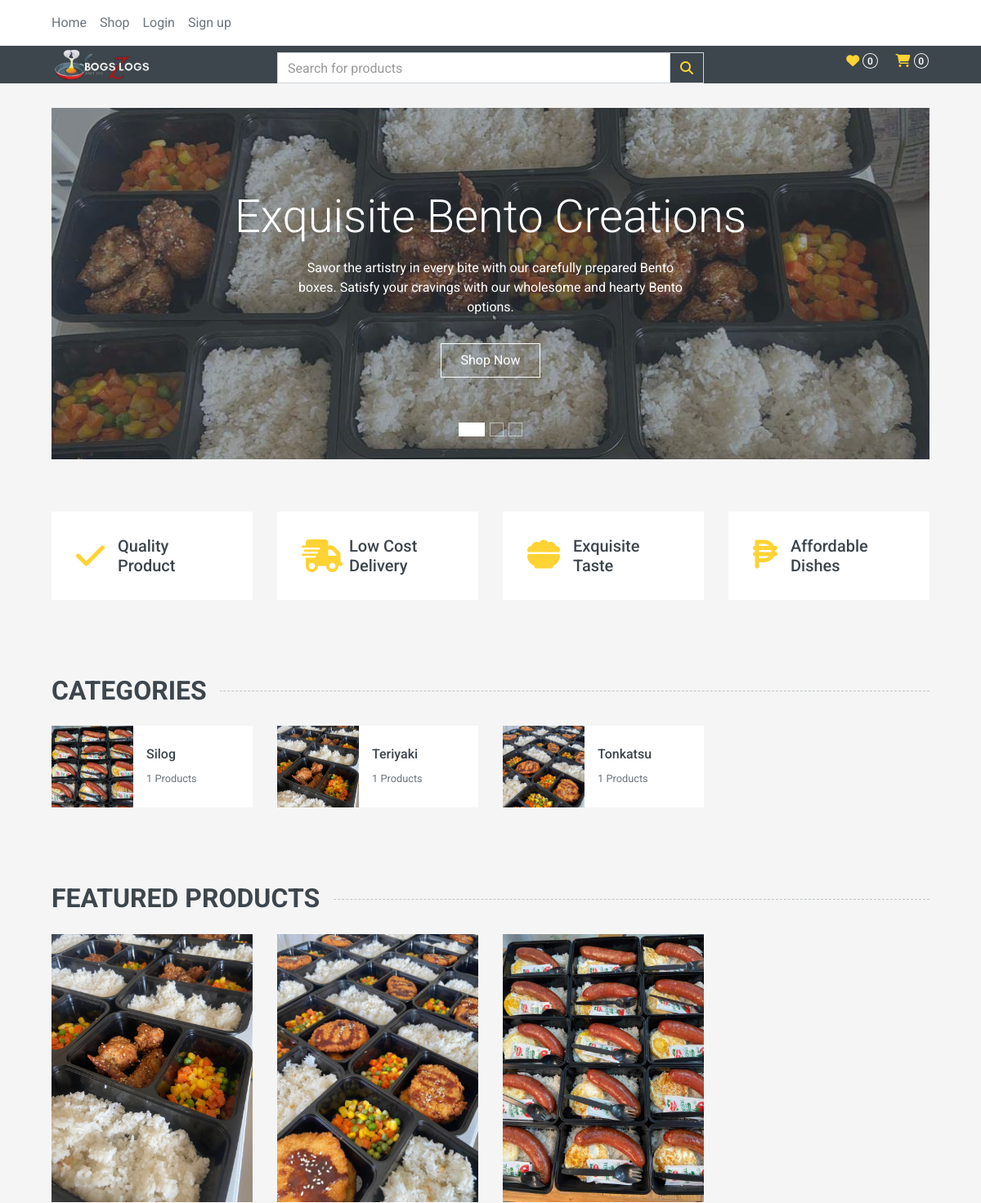
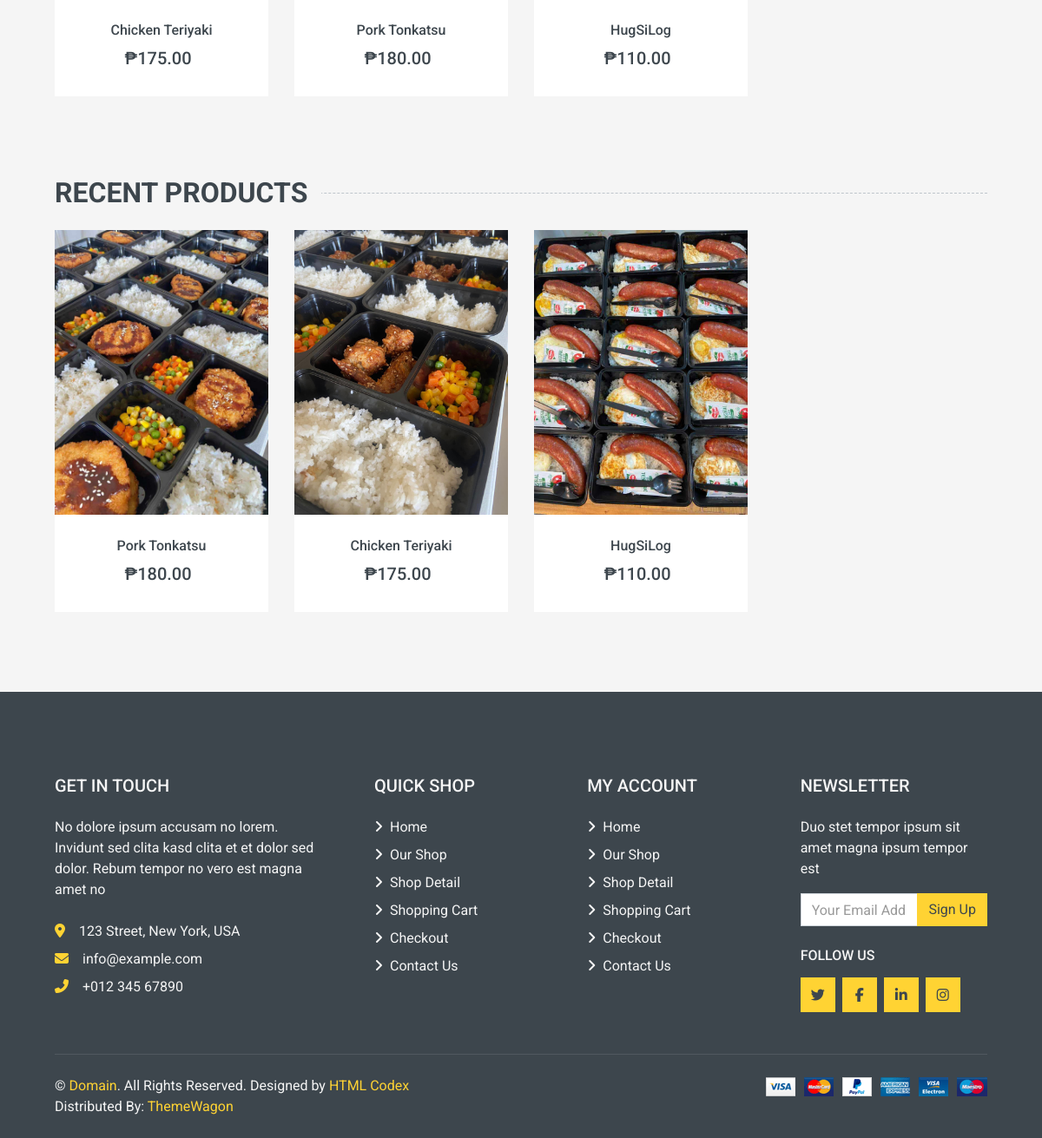
Screenshot of /views/user/index with the database file from the repository (2 pictures, top to bottom).
### tables this page shows
CREATE TABLE `tbl_product` (
  `product_id` int(11) NOT NULL,
  `category_id` int(11) NOT NULL,
  `product_name` varchar(50) NOT NULL,
  `product_description` varchar(50) DEFAULT NULL,
  `price` decimal(10,2) NOT NULL,
  `image_path` varchar(255) DEFAULT NULL,
  `created_at` datetime NOT NULL DEFAULT current_timestamp(),
  `modified_at` datetime NOT NULL DEFAULT current_timestamp(),
  `deleted_at` datetime DEFAULT NULL
);

### db/connection.php (called while the page is built, shortened)
<?php
abstract class Database implements IFunctions
{
    private $servername = "localhost";
    private $username = "root";
    private $password = "";
    private $database = "db_boos";
    protected $connection;
    public function __construct()
    {
        if (!isset($this->connection))
        {
            $this->connection = new mysqli($this->servername, $this->username, $this->password, $this->database);
        }
        return $this->connection;
    }
    private function fetchRows($result) {
        $dataArray = array();
        while ($row = $result->fetch_assoc()) {
            $rowData = array();
            foreach ($row as $columnName => $columnValue) {
                $rowData[$columnName] = $columnValue;
            }
            $dataArray[] = $rowData;
        }
        return $dataArray;
    }
    public function read($query){
        $result = $this->connection->query($query);
        return $this->fetchRows($result);
    }
}
?>

### controller/customercontroller.php (called while the page is built, shortened)
<?php
require_once '../../model/productmodel.php';
abstract class BaseCustomer implements ICustomer, ILogin{
    public function Products($Function, $params = array())
    {
        try{
            return  $this->initializeProductModel(new ProductModel())->$Function($params);
        }catch(Exception $e){
            throw $e;
        }
    }
    private function initializeProductModel(ProductModel $product){return $product;}
}
?>

### model/productmodel.php (called while the page is built, shortened)
<?php
include_once('../../db/connection.php');
class ProductModel extends Database {
    public function loadCategories(){
        $query = "SELECT Category, COUNT(Category) as Products, image_path FROM `view_availableproducts` GROUP BY Category";
        $rows = $this->read($query);
        return $rows;
    }
    public function loadFeaturedProducts(){
        $query = "SELECT * FROM view_featured_products ORDER BY RAND()";
        $rows = $this->read($query);
        return $rows;
    }
    public function recentProducts(){
        $query = "SELECT * FROM view_availableproducts ORDER BY created_at DESC LIMIT 5";
        $rows = $this->read($query);
        return $rows;
    }
}
?>

### views/user/index.php (the view, shortened to what this page needs)
<?php include_once '../partials/shop-header.php';
try{
    $Controller = new CustomerController();
    $categories = $Controller->Products('LoadCategories');
    $featuredProducts = $Controller->Products('LoadFeaturedProducts');
    $recentProducts = $Controller->Products('recentProducts');
}catch(Exception $e){
    $_SESSION['error'] = $e->getMessage();
}
?>
    <div class="container-fluid mb-3">
        <div class="row px-xl-5">
            <div class="col">
                <div id="header-carousel" class="carousel slide carousel-fade mb-30 mb-lg-0" data-ride="carousel">
                    <ol class="carousel-indicators">
                        <li data-target="#header-carousel" data-slide-to="0" class="active"></li>
                        <li data-target="#header-carousel" data-slide-to="1"></li>
                        <li data-target="#header-carousel" data-slide-to="2"></li>
                    </ol>
                    <div class="carousel-inner">
                        <div class="carousel-item position-relative active" style="height: 430px;">
                            <img class="position-absolute w-100 h-100" src="../../public/assets/Bento.jpg" style="object-fit: cover;">
                            <div class="carousel-caption d-flex flex-column align-items-center justify-content-center">
                                <div class="p-3" style="max-width: 700px;">
                                    <h1 class="display-4 text-white mb-3 animate__animated animate__fadeInDown">Exquisite Bento Creations</h1>
                                    <p class="mx-md-5 px-5 animate__animated animate__bounceIn">Savor the artistry in every bite with our carefully prepared Bento boxes. Satisfy your cravings with our wholesome and hearty Bento options.</p>
                                    <a class="btn btn-outline-light py-2 px-4 mt-3 animate__animated animate__fadeInUp" href="shop">Shop Now</a>
                                </div>
                            </div>
                        </div>
                    </div>
                </div>
            </div>
        </div>
    </div>
    <div class="container-fluid pt-5">
        <div class="row px-xl-5 pb-3">
            <div class="col-lg-3 col-md-6 col-sm-12 pb-1">
                <div class="d-flex align-items-center bg-light mb-4" style="padding: 30px;">
                    <h1 class="fa fa-check text-primary m-0 mr-3"></h1>
                    <h5 class="font-weight-semi-bold m-0">Quality Product</h5>
                </div>
            </div>
            <div class="col-lg-3 col-md-6 col-sm-12 pb-1">
                <div class="d-flex align-items-center bg-light mb-4" style="padding: 30px;">
                    <h1 class="fa fa-shipping-fast text-primary m-0 mr-2"></h1>
                    <h5 class="font-weight-semi-bold m-0">Low Cost Delivery</h5>
                </div>
            </div>
            <div class="col-lg-3 col-md-6 col-sm-12 pb-1">
                <div class="d-flex align-items-center bg-light mb-4" style="padding: 30px;">
                    <h1 class="text-primary m-0 mr-3"><i class="fa-solid fa-bowl-food"></i></h1>
                    <h5 class="font-weight-semi-bold m-0">Exquisite Taste</h5>
                </div>
            </div>
            <div class="col-lg-3 col-md-6 col-sm-12 pb-1">
                <div class="d-flex align-items-center bg-light mb-4" style="padding: 30px;">
                <h1 class="text-primary m-0 mr-3"><i class="fa-solid fa-peso-sign"></i></h1>
                    <h5 class="font-weight-semi-bold m-0">Affordable Dishes</h5>
                </div>
            </div>
        </div>
    </div>
    <div class="container-fluid pt-5">
        <h2 class="section-title position-relative text-uppercase mx-xl-5 mb-4"><span class="bg-secondary pr-3">Categories</span></h2>
        <div class="row px-xl-5 pb-3">
            <?php foreach($categories as $category): ?>
                <div class="col-lg-3 col-md-4 col-sm-6 pb-1">
                    <a class="text-decoration-none" href="shop?category=<?php echo $category['Category']; ?>">
                        <div class="cat-item d-flex align-items-center mb-4">
                            <div class="overflow-hidden" style="width: 100px; height: 100px;">
                                <img class="img-fluid" src="<?php echo $category['image_path']; ?>" alt="">
                            </div>
                            <div class="flex-fill pl-3">
                                <h6><?php echo $category['Category']; ?></h6>
                                <small class="text-body"><?php echo $category['Products']; ?> Products</small>
                            </div>
                        </div>
                    </a>
                </div>
                <?php endforeach; ?>
        </div>
    </div>
    <div class="container-fluid pt-5 pb-3">
        <h2 class="section-title position-relative text-uppercase mx-xl-5 mb-4"><span class="bg-secondary pr-3">Featured Products</span></h2>
        <div class="row px-xl-5">
            <?php foreach($featuredProducts as $featuredProduct): ?>
            <div class="col-lg-3 col-md-4 col-sm-6 pb-1">
                <div class="product-item bg-light mb-4">
                    <div class="product-img position-relative overflow-hidden">
                        <img class="img-fluid w-100" src="<?php echo $featuredProduct['image_path']; ?> " alt="">
                    </div>
                    <div class="text-center py-4">
                        <a class="h6 text-decoration-none text-truncate" href="product?name=<?php echo $featuredProduct['ProductName']; ?>"><?php echo $featuredProduct['ProductName']; ?> </a>
                        <div class="d-flex align-items-center justify-content-center mt-2">
                            <h5><?php echo '₱'.$featuredProduct['Price']; ?> </h5><h6 class="text-muted ml-2"></h6>
                        </div>
                    </div>
                </div>
            </div>
            <?php endforeach; ?>
        </div>
    </div>
    <div class="container-fluid pt-5 pb-3">
        <h2 class="section-title position-relative text-uppercase mx-xl-5 mb-4"><span class="bg-secondary pr-3">Recent Products</span></h2>
        <div class="row px-xl-5">
            <?php foreach($recentProducts as $recentProduct): ?>
            <div class="col-lg-3 col-md-4 col-sm-6 pb-1">
                <div class="product-item bg-light mb-4">
                    <div class="product-img position-relative overflow-hidden">
                        <img class="img-fluid w-100" src="<?php echo $recentProduct['image_path']; ?> " alt="">
                    </div>
                    <div class="text-center py-4">
                        <a class="h6 text-decoration-none text-truncate" href="product?name=<?php echo $featuredProduct['ProductName']; ?>"><?php echo $recentProduct['Product Name']; ?> </a>
                        <div class="d-flex align-items-center justify-content-center mt-2">
                            <h5><?php echo '₱'.$recentProduct['Price']; ?> </h5><h6 class="text-muted ml-2"></h6>
                        </div>
                    </div>
                </div>
            </div>
            <?php endforeach; ?>
        </div>
    </div>
<?php include_once '../partials/shop-footer.php'?>

### rows the page displays
tbl_product: image_path (picture), ProductName "Chicken Teriyaki", Price "175.00"
tbl_product: image_path (picture), ProductName "Pork Tonkatsu", Price "180.00"
tbl_product: image_path (picture), ProductName "HugSiLog", Price "110.00"

### other values shown
$CartCount[0]['CartCount'] "0"
$category['Category'] "Silog"
$category['Products'] "1"
$category['Category'] "Teriyaki"
$category['Category'] "Tonkatsu"
$recentProduct['Product Name'] "Pork Tonkatsu"
$recentProduct['Price'] "180.00"
$recentProduct['Product Name'] "Chicken Teriyaki"
$recentProduct['Price'] "175.00"
$recentProduct['Product Name'] "HugSiLog"
$recentProduct['Price'] "110.00"
